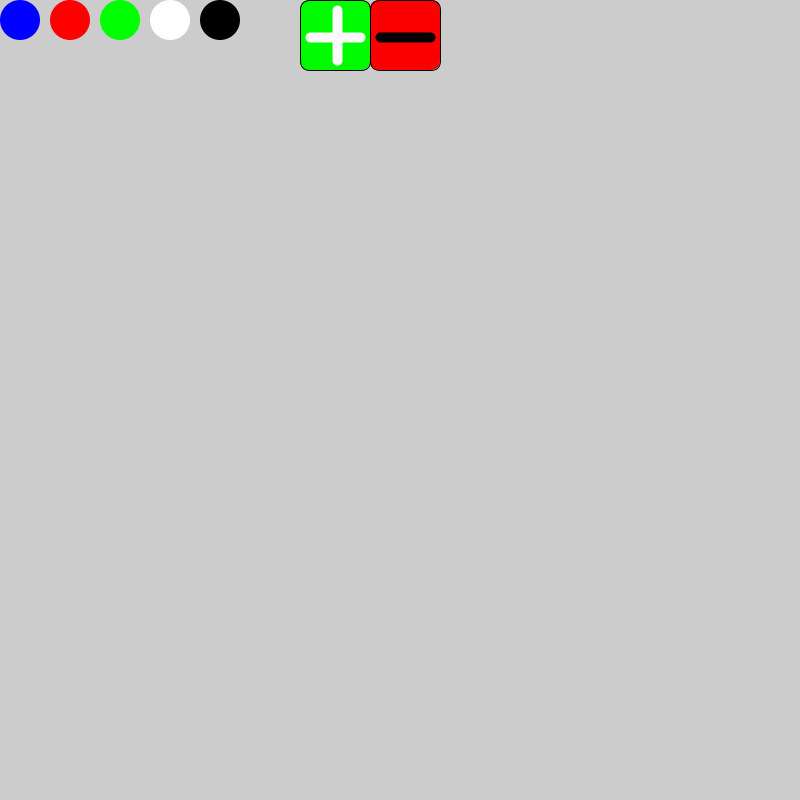
Frame 1 (no input)
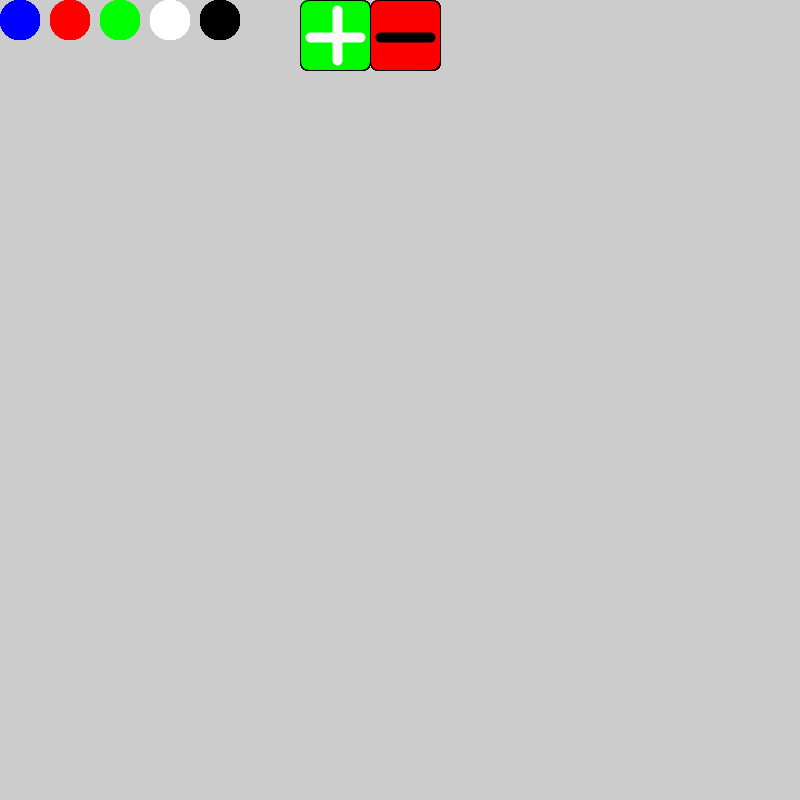
Frame 60 (the mouse pressed at the canvas centre just before this capture)
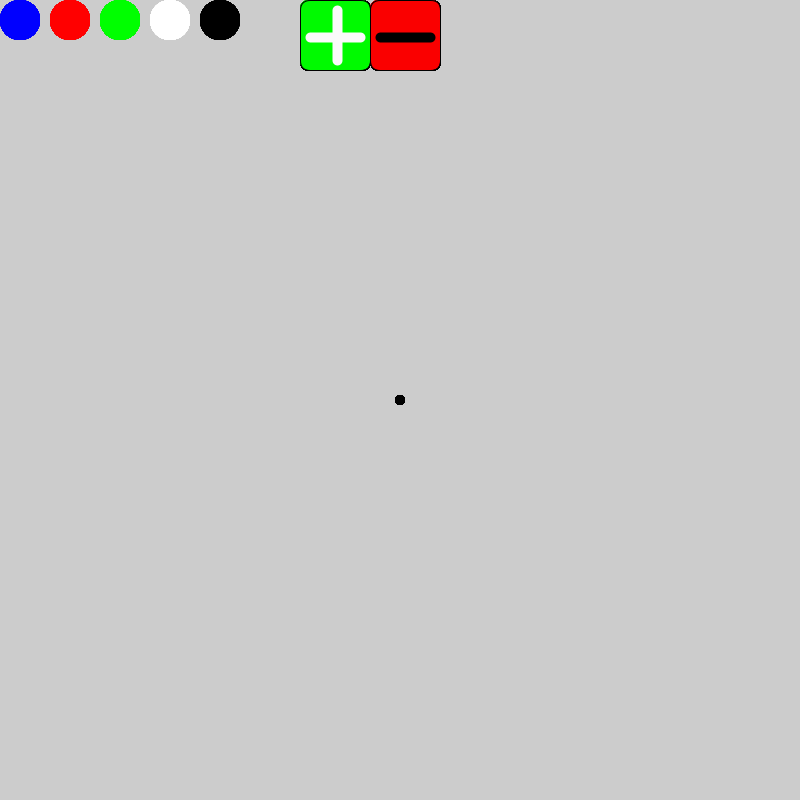
Frame 120 (the mouse held since frame 60 and released just before this capture)

The Processing sketch that drew these frames (run headless with seeded random() and noise(); from frame 60 on, the mouse is pressed at the canvas centre):

// Processing sketch: paint
// ── paint.pde
float color1;
float color2;
float color3;
int size=10;
void setup(){
size(800,800);
frameRate(1000);


}
void draw(){
//you can only draw when you have the mouse pressed
  //squares
  strokeWeight(1);
  stroke(0);
  fill(250,0,0);
  rect(370,0,70,70,10);
  fill(0,250,0);
   rect(300,0,70,70,10);
  
//plus and minus simbols
 strokeWeight(10);  
stroke(250);
 line(360,37,310,37); 
  line(337,10,337,60); 
  stroke(0);
 line(430,37,380,37);
 
 
noStroke();
//blue ball
fill(0,0,255);
ellipse(20,20,40,40);

//red ball
fill(255,0,0);
ellipse(70,20,40,40);

//green ball
fill(0,255,0);
ellipse(120,20,40,40);

//white ball
fill(255,255,255);
ellipse(170,20,40,40);

//black ball
fill(0,0,0);
ellipse(220,20,40,40);

//paint function
  if (mousePressed == true) {
    fill(color1,color2,color3);
ellipse(mouseX,mouseY,size,size);
noStroke();
//noCursor();
}



}
//choose color function
void mousePressed(){
  //color blue
  if(mouseX>0 && mouseX<20 && mouseY>0 && mouseY<40){
  color1=0;
   color2=0;
   color3=255;
  }//color red
    if(mouseX>70 && mouseX<110 && mouseY>0 && mouseY<40){
  color1=255;
   color2=0;
   color3=0;
  }//color green
      if(mouseX>120 && mouseX<160 && mouseY>0 && mouseY<40){
  color1=0;
   color2=255;
   color3=0;
  }//white
      if(mouseX>170 && mouseX<210 && mouseY>0 && mouseY<40){
  color1=255;
   color2=255;
   color3=255;
  }//color black
        if(mouseX>220 && mouseX<260 && mouseY>0 && mouseY<40){
  color1=0;
   color2=0;
   color3=0;
  }
  //add size
         if(mouseX>300 && mouseX<370 && mouseY>0 && mouseY<70){
 size=size-10;
  }//substract size
          if(mouseX>370 && mouseX<440 && mouseY>0 && mouseY<70){
 size=size+10;
  }
}
